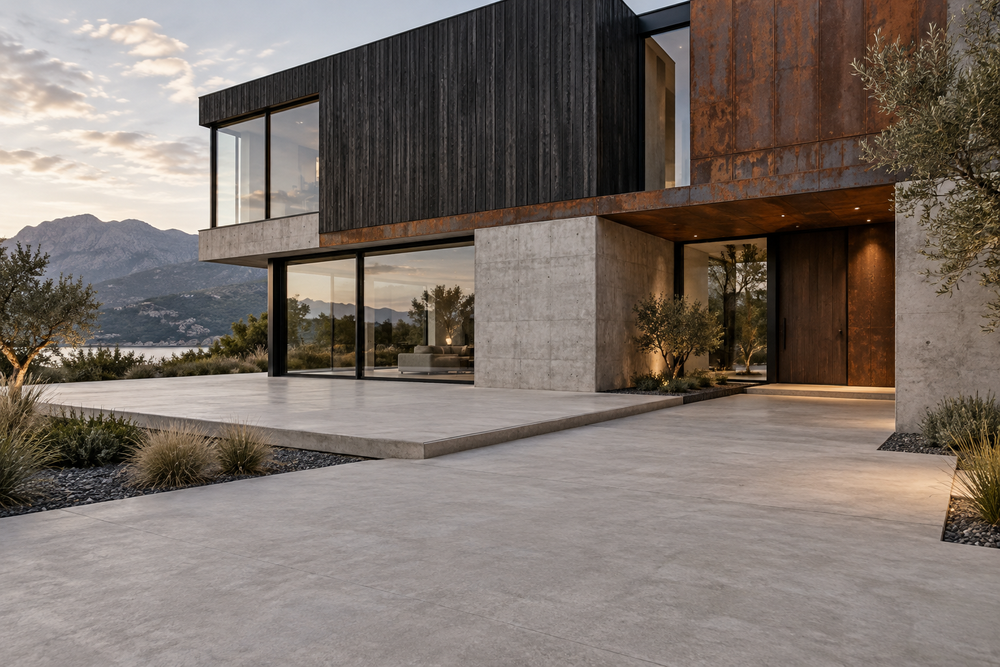
#> input picture ops/outdoor/approved-source/industrial-approved.png, 1000 x 667 px, shrunk from 1536 x 1024 before the run
$ python -i fit_grid.py   (imports and definitions only)
#> lines starting #> are read from the running program, lines starting #| are printed output that depends on the picture
#> further down, picture is the input picture: PIL image 1000x667 RGB; mean R, G, B 123, 112.4, 105.1
"""Fit the homography of one tiled plane in a photo from its own joint grid.

Seeds are a few joint crossings typed in by hand as [x, y, iu, iv] (pixel position in the working
image, tile index along the long and short side). The fit then predicts every crossing inside the
polygon, snaps each to the strongest crossing of the two joint directions nearby, and refits, so
the result rests on hundreds of points instead of the seeds.

Usage: python fit_grid.py WORK.png '{"seeds": [...], "polygon": [...], "tile": [1.2, 0.6]}' [DEBUG.jpg]
Prints the 3x3 matrix mapping pixels to (u, v) metres, for a plane "fit": {"H": ...} in a scene JSON.
"""
import json, sys
import numpy as np
from PIL import Image, ImageDraw, ImageFilter


def joint_map(img, kind='dark'):
    """Strength of thin joints: dark lines (closing), light lines (opening) or either."""
#> called with kind = 'dark'
    g = img.convert('L'); a = np.asarray(g, np.float32)
#> after `g = img.convert('L')`:
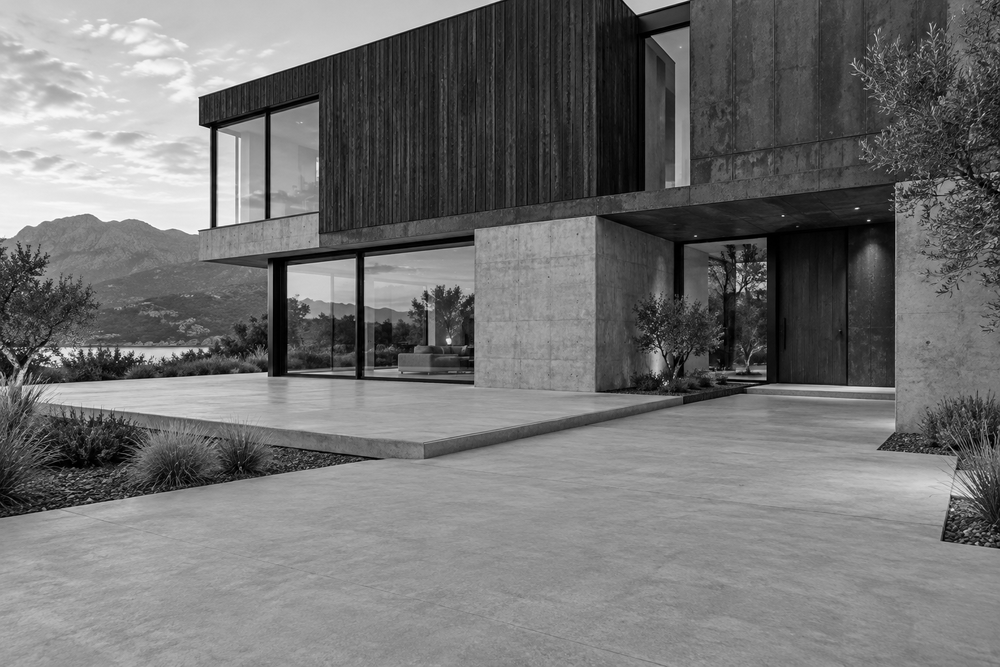
#> g: PIL image 1000x667 L; min 0, max 255, mean 114.7
    dark = np.asarray(g.filter(ImageFilter.MaxFilter(5)).filter(ImageFilter.MinFilter(5)), np.float32) - a
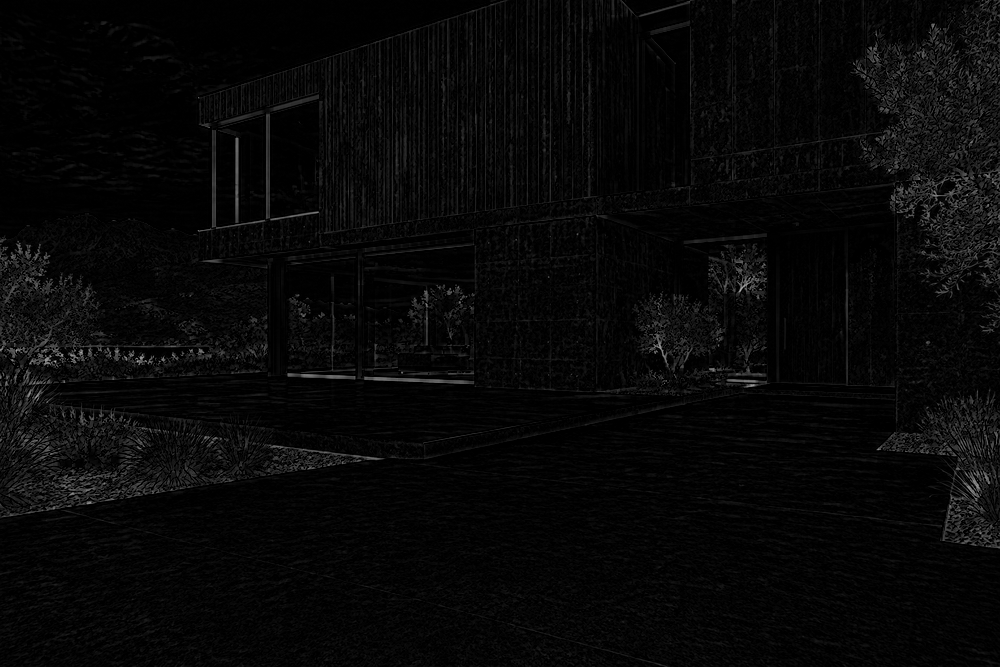
#> dark: shape (667, 1000) float32; min 0, max 180, mean 7.7
    if kind == 'dark': return dark
    light = a - np.asarray(g.filter(ImageFilter.MinFilter(5)).filter(ImageFilter.MaxFilter(5)), np.float32)
    return light if kind == 'light' else np.maximum(dark, light)


# [14 lines left out: function dlt, not called in this run]


def apply(H, pts):
    q = np.c_[pts, np.ones(len(pts))] @ H.T
    return q[:, :2] / q[:, 2:]


# [36 lines left out: function fit, not called in this run]


# [16 lines not run here, left out]

>>> from PIL import Image
>>> picture = Image.open('../../ops/outdoor/approved-source/industrial-approved.png')
>>> result = joint_map(picture)
